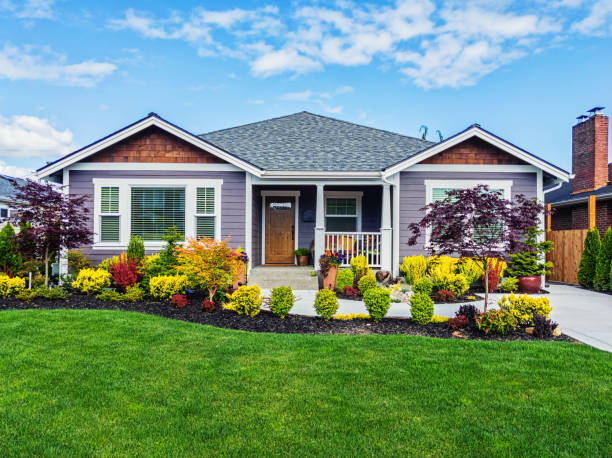
#> input picture Real_Estate_18-12/images/house.jpg, 612 x 458 px
$ python satellite_segmentation.py
#> lines starting #> are read from the running program, lines starting #| are printed output that depends on the picture; after the words box and inside, x2 and y2 are one past the last pixel; in counts of white or black regions, pixels touching at a corner belong together
import cv2
import matplotlib.pyplot as plt

img = cv2.imread("images/house.jpg")
#> img is the input picture: shape (458, 612, 3); mean B, G, R 122.7, 145.8, 116.1
gray = cv2.cvtColor(img, cv2.COLOR_BGR2GRAY)
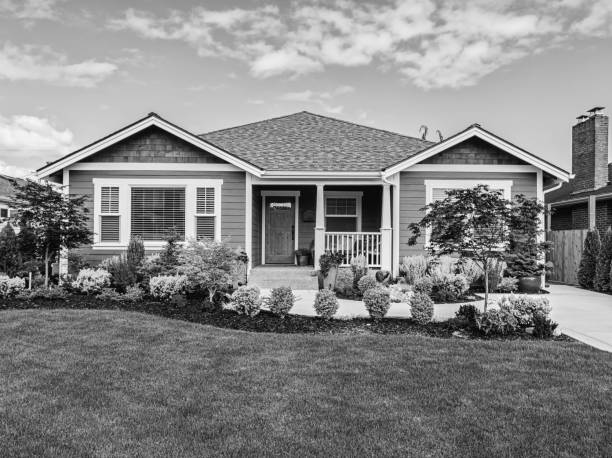
#> gray: shape (458, 612); min 0, max 255, mean 134.3

# Simple segmentation
_, segmented = cv2.threshold(gray, 120, 255, cv2.THRESH_BINARY)
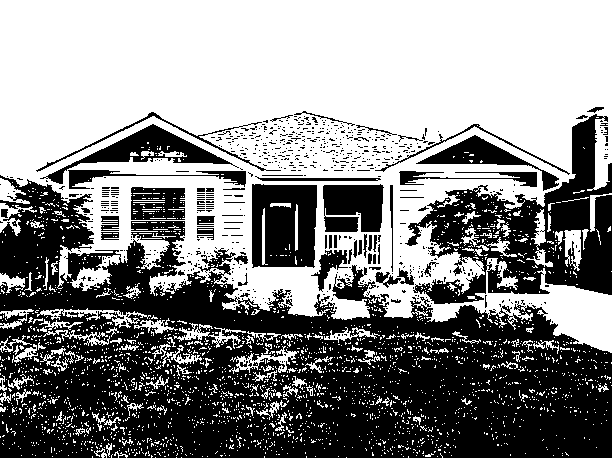
#> segmented: shape (458, 612); 53.9% white; 713 black regions (652 under 20 px), largest, box (x1, y1, x2, y2) and area: (0, 175, 612, 458) 91193, (405, 114, 612, 304) 15599, (252, 184, 317, 268) 4821

plt.figure(figsize=(8,4))
plt.subplot(1,2,1)
plt.title("Original Image")
plt.imshow(cv2.cvtColor(img, cv2.COLOR_BGR2RGB))

plt.subplot(1,2,2)
plt.title("Segmented Image")
plt.imshow(segmented, cmap="gray")
plt.show()
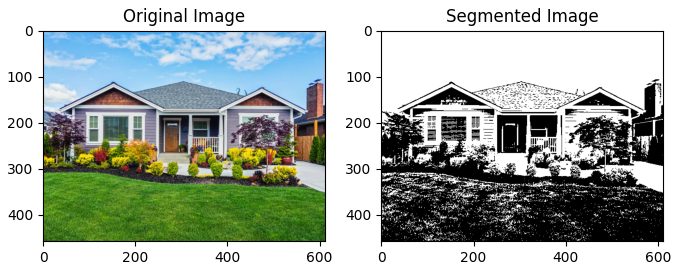
#> figure drawn by matplotlib, 2 panels
